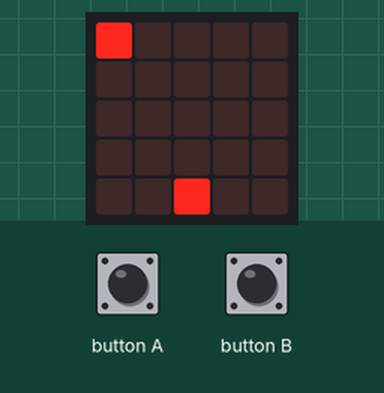
Bench run of a program on a simulated BBC micro:bit running MicroPython. Parts: the board's 5×5 LED display. The inputs (shaded band) are chosen by the test bench. Random numbers come from a fixed seed; the 48×5 strip is a reading aid, not a part: it shows the text the display is scrolling, unrolled, one strip-width of it at a time.

Above: at 1.2 s.
1.3 s: button A pressed for 0.15 s
At 3.3 s:
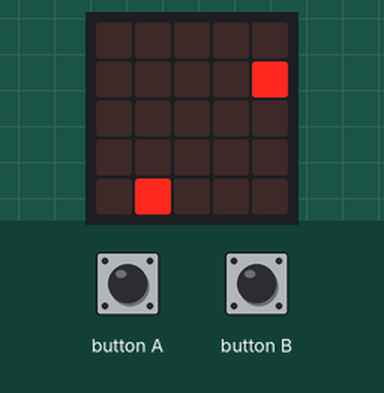
4.4 s: button B pressed for 0.15 s
At 6.3 s:
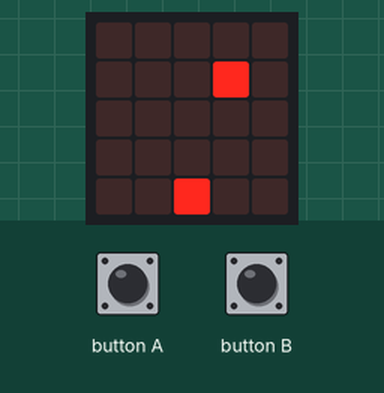
7.5 s: button A pressed for 1 s
At 9.4 s:
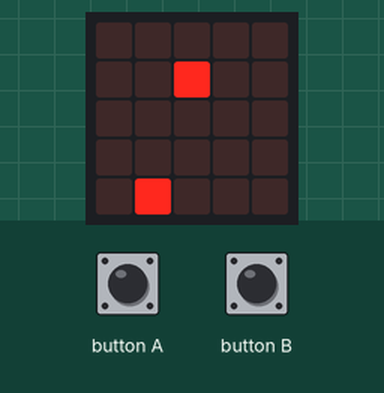
10.0 s: button B pressed for 1 s
At 11.0 s:
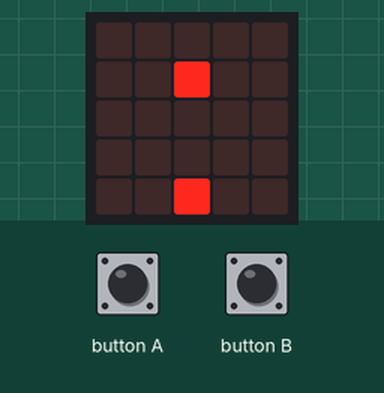
14.0 s: button B pressed for 0.15 s
At 15.6 s:
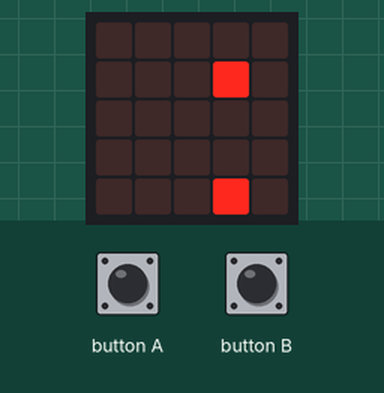
17.1 s: button A pressed for 0.15 s
At 18.6 s:
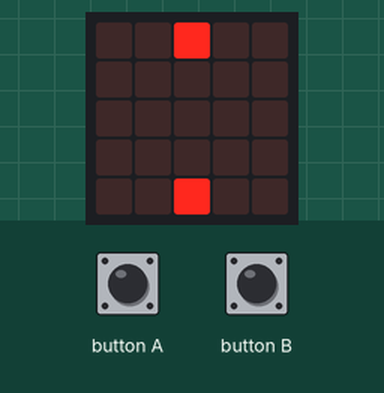
Timing chart, 0 to 20.1 s (numbered marks = the images above; inputs shaded):
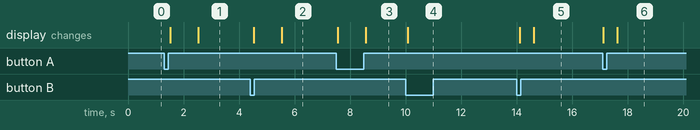

Measured:
- after the input at 10.0 s, the display: changes after 0.08 s (image 4)

The program:

spaceinvaders.py
```python
# Add your Python code here. E.g.
from microbit import *
import random

class Character:
    def __init__(self, xLoc, yLoc):
        self.x = xLoc
        self.y = yLoc

class Bullet:
    x = 0
    y = 0

player = Character(2, 4)

enemy = Character(0, 0)

def drawCharacter(c):
    display.set_pixel(c.x, c.y, 9)

def clearBoard():
    display.clear()

def enemyJump(e):
    e.x = e.x + random.randint(-1,1)
    e.y = e.y + random.randint(-1,1)
    if e.x < 0:
        e.x = 4
    elif e.x > 4:
        e.x = 0

    if e.y < 0:
        e.y = 4
    elif e.y > 4:
        e.y = 0

bullet = Bullet()
bullet.x = 5
ticker = 0
while True:
    if ticker > 5:
        ticker = 0
    if enemy.x == player.x and enemy.y == player.y:
        clearBoard()
        display.scroll("You lose....")
        display.show(Image.SAD)
        while True:
            sleep(60000)
    if enemy.x == bullet.x and enemy.y == bullet.y:
        clearBoard()
        display.scroll("You win!")
        display.show(Image.HAPPY)
        while True:
            sleep(60000)

    aPress = button_a.was_pressed()
    bPress = button_b.was_pressed()

    if aPress and bPress:
        if bullet.x == 5:
            bullet.x = player.x
            bullet.y = player.y
    elif aPress:
        if player.x != 0:
            player.x = player.x - 1
    elif bPress:
        if player.x != 4:
            player.x += 1
    clearBoard()
    if bullet.x < 5:
        bullet.y = bullet.y - 1
        if bullet.y <0:
            bullet.x = 5
        else:
            display.set_pixel(bullet.x,bullet.y, 4)
    if ticker > 4:
        enemyJump(enemy)

    drawCharacter(player)
    drawCharacter(enemy)
    ticker += 1
    sleep(500)
```
